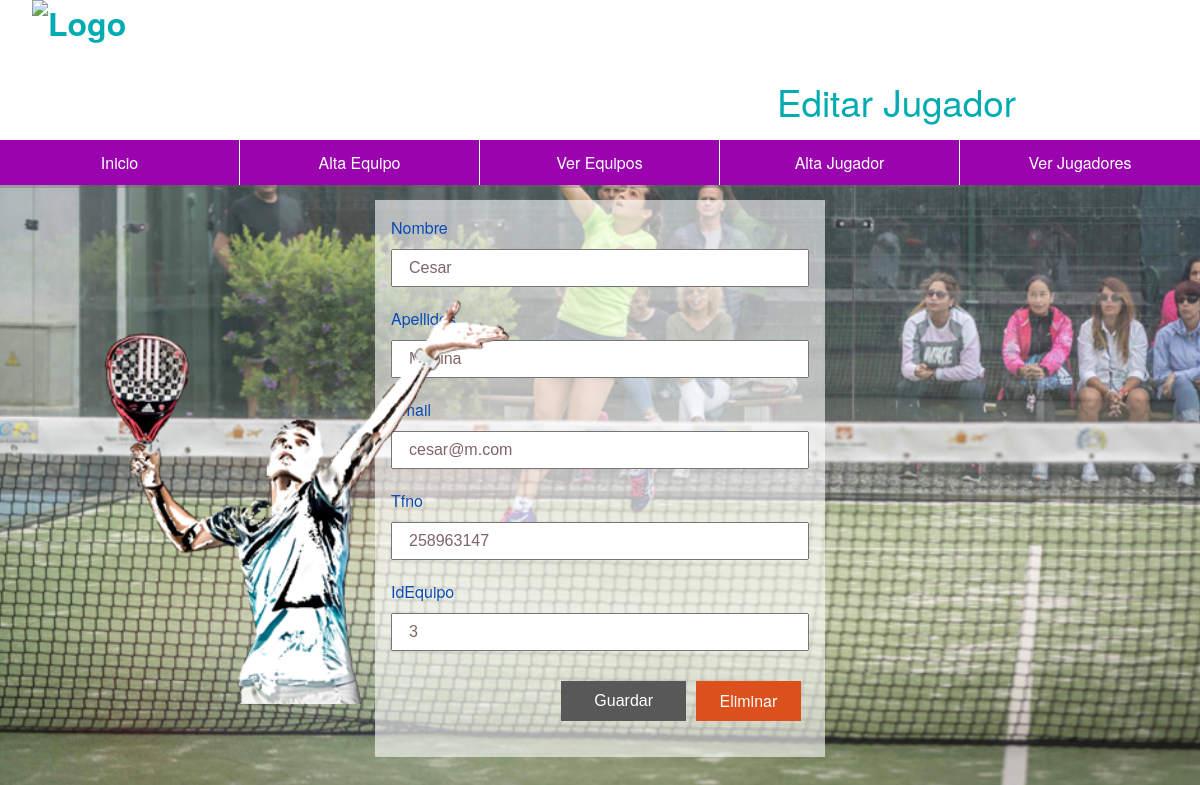
Screenshot of /editar_Jugadores.php?id=2 with the database file from the repository.
### tables this page shows
CREATE TABLE `jugadores` (
  `id` int(2) NOT NULL,
  `nombre` varchar(30) NOT NULL,
  `apellidos` varchar(80) NOT NULL,
  `email` varchar(20) NOT NULL,
  `tfno` varchar(12) NOT NULL,
  `idEquipo` int(2) NOT NULL
);

### bbdd/BaseDeDatos.php (called while the page is built, shortened)
<?php
class BaseDeDatos{
    public function __construct($servidor,$usuario,$password,$db,$puerto,$tipo){
        $this->servidor = $servidor;
        $this->usuario = $usuario;
        $this->password = $password;
        $this->db = $db;
        $this->puerto = $puerto;
    }
}
?>

### bbdd/DBMySql.php (called while the page is built, shortened)
<?php
class DBMySql extends BaseDeDatos{
    protected $conexion;
    public function __construct($servidor,$usuario,$password,$db,$puerto=3306){
            $this->conexion = mysqli_connect($this->servidor.':'.$this->puerto,$this->usuario,$this->password);
                mysqli_select_db($this->conexion,$this->db);
    }
    public function setQuery($query){
        return $this->idConsulta =mysqli_query($this->conexion,$query);
    }
}
?>

### editar_Jugadores.php (the view, shortened to what this page needs)
<?php
include("funciones.php");
$menu = menu(00);
if(isset($_GET['id'])){
    $id = $_GET['id'];
}
$resultado = cargarJugador($id);
$nombre = $resultado['nombre'];
$apellidos = $resultado['apellidos'];
$email = $resultado['email'];
$tfno = $resultado['tfno'];
$idEquipo = $resultado['idEquipo'];
?>
<!DOCTYPE html>
<html lang="en">
<head>
    <link rel="stylesheet" href="css.css">
</head>
<body>
    <header>
        <h1>
            <img src="images/logo2.png" alt="Logo"/>
        </h1>
        <h2>Editar Jugador</h2>
    </header>
    <nav>
        <ul>
            <?= $menu ?>
        </ul>
    </nav>
    <form method="post" action="funciones.php">
        <label for="nombre">Nombre</label>
        <input type="text" name="nombre" id="Nombre" value="<?= $nombre?>"/>
        <label for="apellidos">Apellidos</label>
        <input type="text" name="apellidos" id="Apellidos" value="<?= $apellidos?>"/>
        <label for="email">Email</label>
        <input type="text" name="email" id="Email" value="<?= $email?>"/>
        <label for="tfno">Tfno</label>
        <input type="text" name="tfno" id="Tfno" value="<?= $tfno?>"/>
        <label for="idEquipo">IdEquipo</label>
        <input type="text" name="idEquipo" id="IdEquipo" value="<?= $idEquipo?>"/>
        <input type="submit" value="Guardar" name="editarJugador" class="boton_editar"/>
        <a href="funciones.php?borrarJugador= <?= $id ?>" class="borrarJugador">Eliminar</a>
    </form>
    <article id="jugador">
            <img src="images/jugador.png" alt="jugador"/>
    </article>
</body>
</html>

### css.css (style rules this page uses)
* { margin:0; padding:0; }
body { font-family:Gotham, "Helvetica Neue", Helvetica, Arial, sans-serif; background:url(images/alexia.png) no-repeat center fixed; background-size:cover; }
header { min-height:160px; background:#fff; }
header h1 { float:left; margin-left:1em; color:rgb(0, 172, 178); }
header img { height:150px; }
h2 { float:right; color:rgb(0, 172, 178); font-size:2.3em; font-weight:lighter; margin-right:5em; margin-top:75px; }
nav { width:100%; margin-top:-20px; float:left; border-bottom:3px solid rgba(98,98,98,0.30) }
nav ul { width:100%; list-style:none; }
section, form { width:50%; max-width:450px; background:rgba(255,255,255,0.60); margin:40px auto; padding:1em; box-sizing:border-box; }
form label, form input, form select { width:100%; font-size:1em; }
form label { color:rgba(10,75,182,1.00); }
form input { padding:0.5em 1em; box-sizing:border-box; margin:10px 0 20px 0; color:#816464; }
form input[type=submit] { width:30%; height:40px; font-size:1em; border:none; background:#585858; color:#fff; float:right; text-align:center; cursor: pointer; }
input.boton_editar { float: left !important; margin-left:170px; }
.borrar, .borrarJugador { width: 25%; height: 40px; font-size: 1em; border: none; background: rgba(219,81,29,1.00); color:#fff; margin-right: 2%; display:block; text-align:center; line-height: 40px; float: right; margin-top: 10px; text-decoration: none; }
article#jugador { position:fixed; width:510px; bottom:1px; top: 30%; animation-name:Jugador; animation-duration:1.5s; animation-iteration-count:1; animation-fill-mode:forwards; animation-timing-function:ease-out; }
article#jugador img { width:100%; }

### rows the page displays
jugadores: nombre "Cesar", apellidos "Medina", email "cesar@m.com", tfno "258963147", idEquipo "3"
